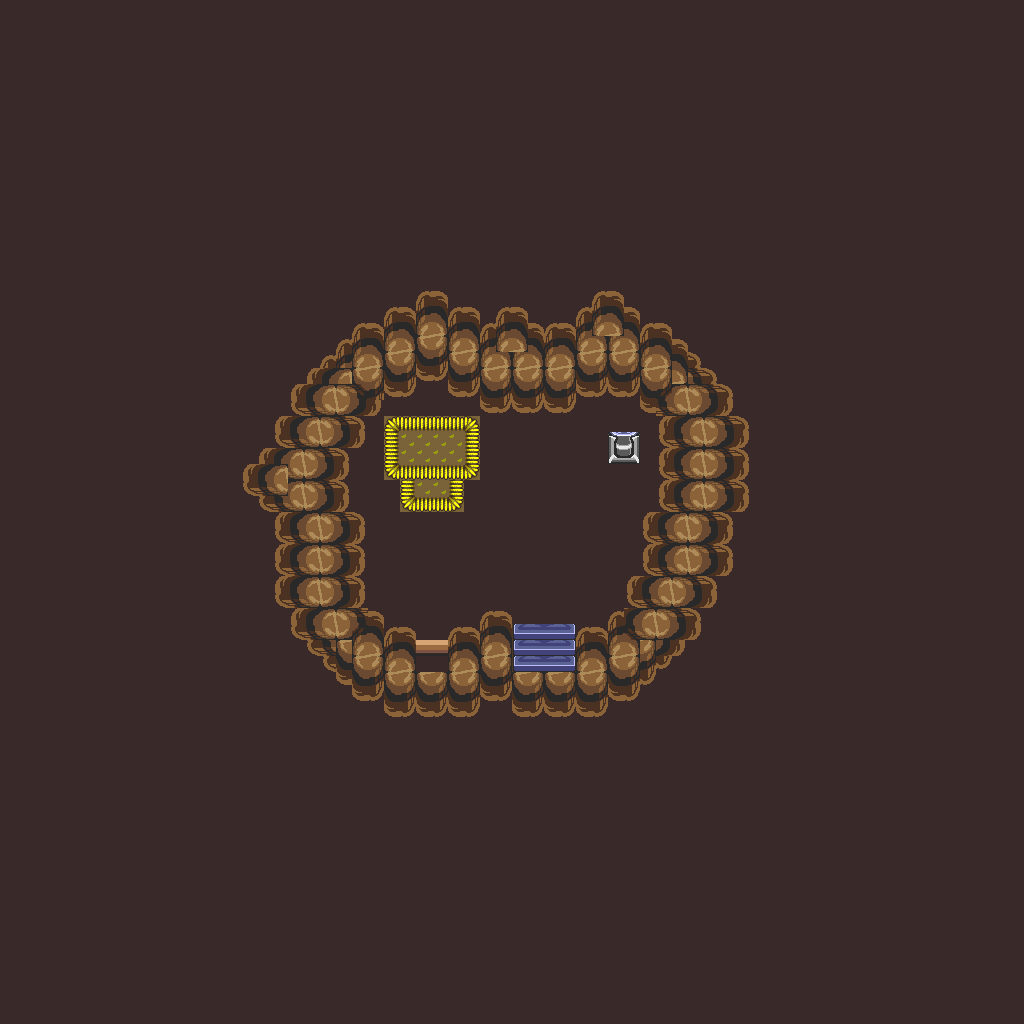

This game map was drawn from its Tiled (.tmx) file and the tilesets committed beside it. A one-line description and the trimmed map source follow:
An orthogonal 64x64 tile map with 16x16 px tiles, 1 tile layer (base), 1 hidden layer not drawn and 5 objects.

<map version="1.10" tiledversion="1.12.1" orientation="orthogonal" renderorder="right-down" width="64" height="64" tilewidth="16" tileheight="16" infinite="0" nextlayerid="3" nextobjectid="6">
 <tileset firstgid="1" source="../classiciphone_pics4.tsx" />
 <layer id="1" name="base" width="64" height="64">
  <data>[4096 cells, 4096 non-empty, 47 distinct tile ids]</data>
 </layer>
 <layer id="2" name="collision" width="64" height="64" visible="0">
  <properties><property name="collision" value="true" /></properties>
  <data>[4096 cells, 426 non-empty, 1 distinct tile ids]</data>
 </layer>
 <objectgroup id="3" name="npcs">
  <object id="1" x="384.0" y="416.0" width="16" height="16">
   <properties>
    <property name="script" type="string">-- Auto-converted from GraalScript
-- // Graal v1.3 NPC by Stefan Knorr
-- if (created) {
-- showcharacter;
-- setcharprop #3,head19.png;
-- setcharprop #C0,orange;
-- setcharprop #C1,black;
-- setcharprop #C2,black;
-- setcharprop #C3,orange;
-- setcharprop #C4,white;
-- setcharprop #1,axionsword.png;
-- //setcharprop #1,baddy-ripper-sword.png;
-- setcharprop #2,noshield.png;
-- dir = 3;
-- y = 26.1;
end
-- [CLIENT-SIDE — server no-op]
-- 
-- if (playerenters || timeout) {
-- if (random(0,100) &lt; 40) {
-- for (this.i = 9; this.i &lt; 14; this.i ++) {
-- setcharani grab[this.i],;
-- sleep 0.05;
-- }
-- setcharani idle,;
-- timeout = 3.75;
-- }
-- else {
-- for (this.i = 9; this.i &lt; 12; this.i ++) {
-- setcharani grab[this.i],;
-- sleep 0.05;
-- }
-- sleep 1;
-- setcharani idle,;
-- timeout = 2.85;
-- }
-- }
-- 
-- if (playertouchsme) {
-- say2 Master Li teaches us how#b
-- a good defense can be the#b
-- strongest form of offense.#b
-- My friend here is learning how#b
-- to counter my sword attacks#b
-- to make his defense better.;
-- }</property>
   </properties>
  </object>
  <object id="2" x="432.0" y="416.0" width="16" height="16">
   <properties>
    <property name="script" type="string">-- Auto-converted from GraalScript
-- // Graal v1.3 NPC by Stefan Knorr
-- if (created) {
-- showcharacter;
-- setcharprop #3,head19.png;
-- setcharprop #C0,orange;
-- setcharprop #C1,black;
-- setcharprop #C2,black;
-- setcharprop #C3,orange;
-- setcharprop #C4,white;
-- dir = 1;
end
-- [CLIENT-SIDE — server no-op]
-- 
-- if (playerenters || timeout) {
-- sleep 0.1;
-- setcharani sword[2],;
-- sleep 1;
-- setcharani idle,;
-- sleep 0.9;
-- timeout = 2;
-- }
-- 
-- if (playertouchsme) {
-- say2 I'm practising to counter#b
-- sword attacks. I'm getting#b
-- good now.;
-- }</property>
   </properties>
  </object>
  <object id="3" x="608.0" y="400.0" width="16" height="16">
   <properties>
    <property name="gani" value="bluelampani.mng" />
    <property name="script" type="string">-- Auto-converted from GraalScript
-- // NPC made by Jalen (GK)
-- if (playerenters) {
self.dontblock = true
end</property>
   </properties>
  </object>
  <object id="4" x="544.0" y="400.0" width="16" height="16">
   <properties>
    <property name="script" type="string">-- Auto-converted from GraalScript
-- // Graal v1.3 NPC by Stefan Knorr
-- if (created) {
-- showcharacter;
-- setcharprop #3,head19.png;
-- setcharprop #C0,orange;
-- setcharprop #C1,black;
-- setcharprop #C2,black;
-- setcharprop #C3,orange;
-- setcharprop #C4,white;
-- dir = 2;
end
-- [CLIENT-SIDE — server no-op]
-- 
-- if (playertouchsme) {
-- say2 Victory may be decided by fate#b
-- But only the weak of mind#b
-- accept defeat.;
-- }</property>
   </properties>
  </object>
  <object id="5" x="704.0" y="416.0" width="16" height="16">
   <properties>
    <property name="script" type="string">-- Auto-converted from GraalScript
-- join("level_nopk");</property>
   </properties>
  </object>
 </objectgroup>
</map>
